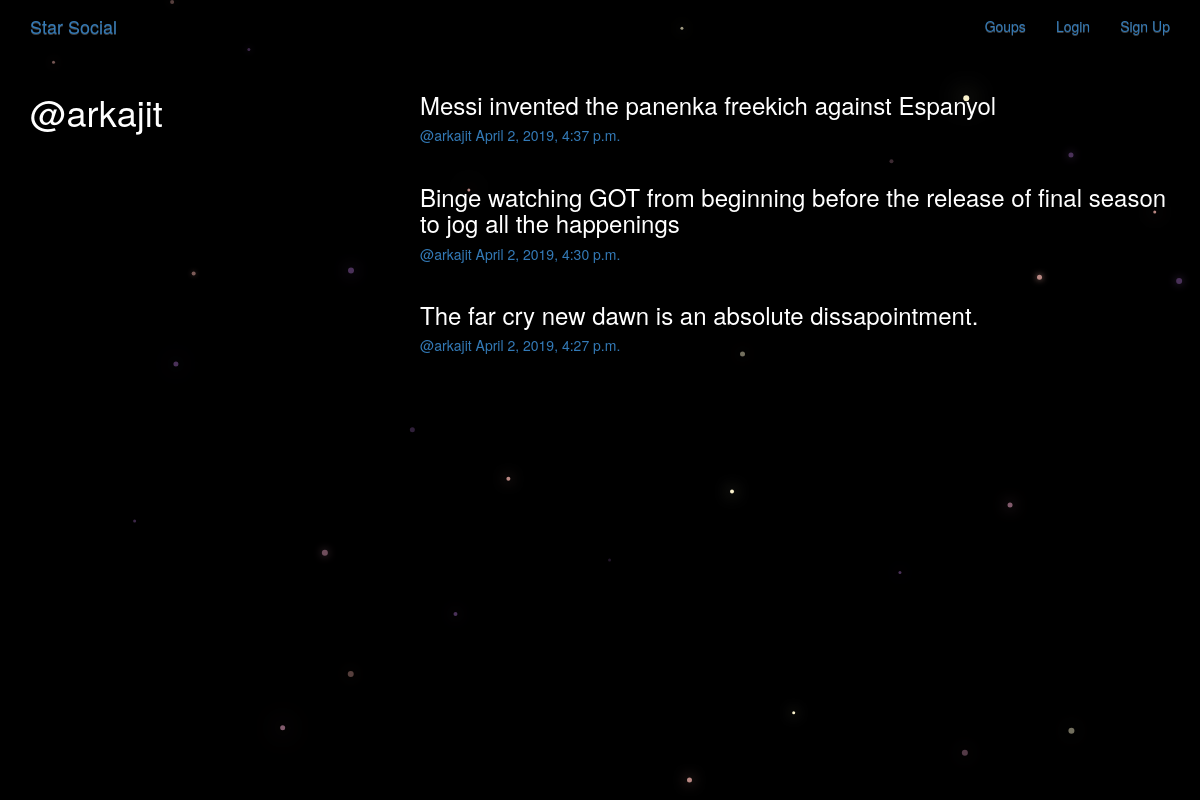
/posts/by/arkajit/, run on the app's committed database.
### posts/models.py (models this page shows, shortened)
class Post(models.Model):
    user = models.ForeignKey(User, related_name = 'posts', on_delete = models.CASCADE)
    created_date = models.DateTimeField(auto_now = True)
    message = models.TextField()
    message_html = models.TextField(editable = False)
    group = models.ForeignKey(Group, related_name = 'posts', on_delete = models.CASCADE, null = True, blank = True)
    class Meta:
        ordering = ['-created_date']
        unique_together = ['user', 'message']

### posts/views.py (the view)
# urls.py: path('by/<username>/', views.UserPosts.as_view(), name = 'for_user'),
class UserPosts(generic.ListView):
    model = models.Post
    template_name = 'posts/user_post_list.html'
    def get_queryset(self):
        try:
            self.post_user = User.objects.prefetch_related('posts').get(username__iexact = self.kwargs.get('username'))
        except User.DoesNotExist:
            raise Http404
        else:
            return self.post_user.posts.all()
    def get_context_data(self, **kwargs):
        context = super().get_context_data(**kwargs)
        context['post_user'] = self.post_user
        return context

### posts/templates/posts/user_post_list.html
{% extends 'posts/post_base.html' %}
{% block prepost %}
    <div class="col-md-4">
        <h1>@{{ post_user.username }}</h1>
    </div>
{% endblock %}
{% block post_content %}
    <div class="col-md-8">
        {% for post in post_list %}
            {% include 'posts/_post.html' %}
        {% endfor %}
    </div>
{% endblock %}

### posts/templates/posts/_post.html (shortened to what this page needs)
<div class="post media">
    <h3>{{ post.message_html | safe }}</h3>
    <div class="media-body">
        <h5 class="media-heading">
            <span class="username">
                <a href="{% url 'posts:for_user' username=post.user.username %}">@{{ post.user.username }}</a>
            </span>
            <time class="time">
                <a href="{% url 'posts:single' username=post.user.username pk=post.pk %}">{{ post.created_date }}</a>
            </time>
        </h5>
    </div>
</div>

### static/simple_social/css/master.css (style rules this page uses)
body { margin: 0; overflow: hidden; background-color: black; color:white; }

### data on the page
Post: message_html "Messi invented the panenka freekich against Espanyol", user.username "arkajit", created_date "April 2, 2019, 4:37 p.m."
Post: message_html "Binge watching GOT from beginning before the release of final season to jog all the happenings", user.username "arkajit", created_date "April 2, 2019, 4:30 p.m."
Post: message_html "The far cry new dawn is an absolute dissapointment.", user.username "arkajit", created_date "April 2, 2019, 4:27 p.m."

### other printed values
{{ post_user.username }} "arkajit"
